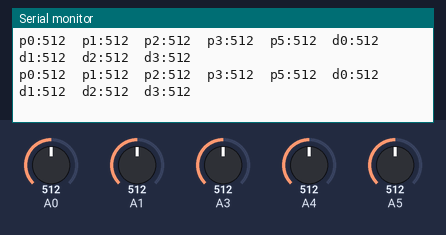
A sketch run on a simulated Arduino Uno, built with avr-gcc and run on an emulated ATmega328P. Parts: the last lines printed to the serial monitor. Inputs (shaded band) come from the test bench; at power-on: A0 = 512, A1 = 512, A3 = 512, A4 = 512, A5 = 512.

Above: at 5.7 s.
5.8 s: A0 set to 107
At 5.93 s:
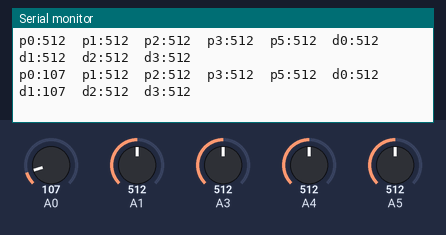
8.8 s: A0 set to 95
At 8.91 s:
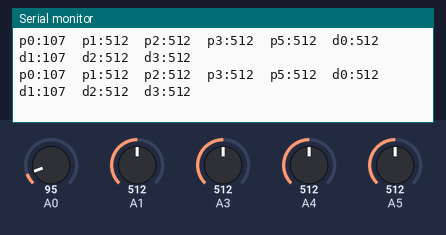
Timing chart, 0 to 11.8 s (numbered marks = the images above; inputs shaded):
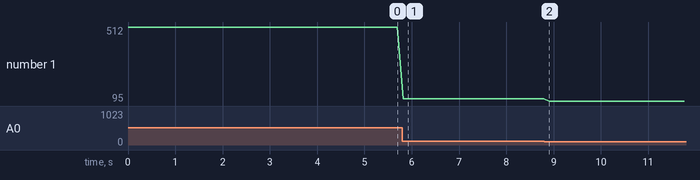

The sketch:

SensorSketch.ino
```cpp
/* Sensor Arduino Code
 * -------------------
 *
 * Simply reads the value and prints it out, .e.g:
 *
 * d0:801  p0:523  ...
 * d0:463  p0:312  ...
 *
 * Could do the same with Firmata/johnny-five
 * but this is super trivial...
 */

void setup() {
  Serial.begin(9600);
}

void loop() {
  // Proximity Sensors
  Serial.print(getAnalog(0, "p0"));
  Serial.print(getAnalog(1, "p1"));
  Serial.print(getAnalog(3, "p2"));
  Serial.print(getAnalog(4, "p3"));
  Serial.print(getAnalog(5, "p5"));

  // Potentiometers
  Serial.print(getAnalog(15, "d0"));
  Serial.print(getAnalog(14, "d1"));
  Serial.print(getAnalog(13, "d2"));
  Serial.print(getAnalog(12, "d3"));

  Serial.println("");
  delay(120);
}

String getAnalog(int pin, String prefix) {
  return prefix + ":" + (String)analogRead(pin) + "\t";
};
```

Measured:
- after the input at 5.8 s, the serial monitor: prints a new line at once (image 1)
- plotted number 1: 512 → 107 after the input at 5.8 s, 107 → 95 after the input at 8.8 s
